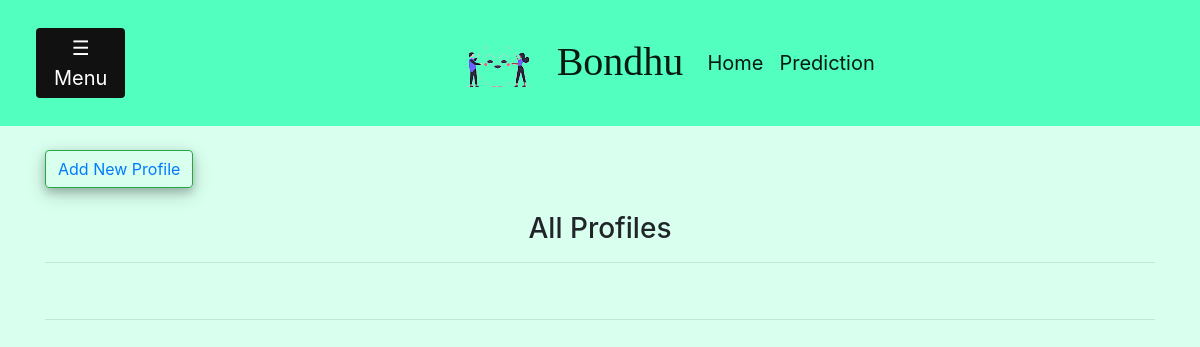
The app's page /, older data.
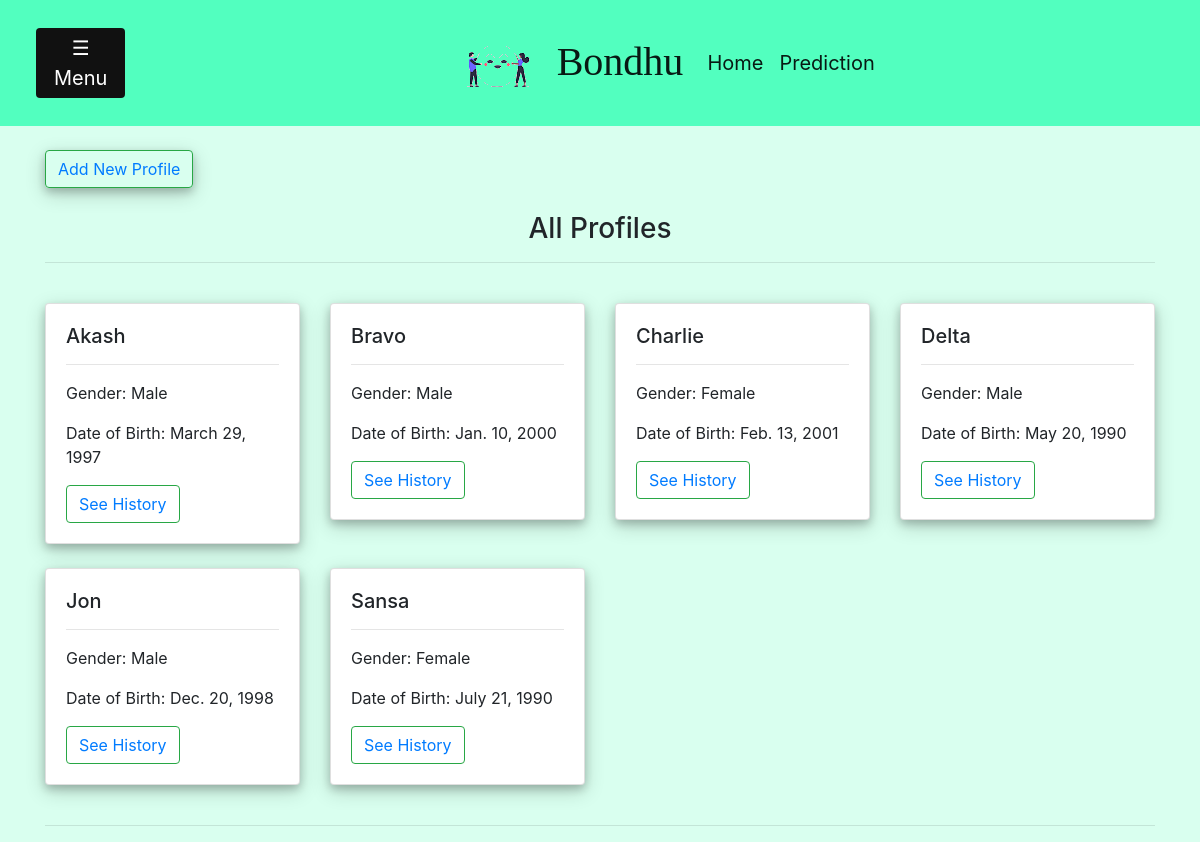
The same page, newer data.
### main/models.py (models this page shows, shortened)
class Profiles(models.Model):
    name = models.CharField(max_length=200,null=True)
    gender = models.CharField(max_length=100,null=True)
    date_of_birth = models.DateField(null=True)

### main/views.py (the view)
# urls.py: 2. Add a URL to urlpatterns:  path('', views.home, name='home')
def home(response):
    ls = Profiles.objects.all()
    return render(response, "main/home.html",{"ls":ls})

### main/templates/main/home.html (shortened to what this page needs)
{% extends 'main/base.html'%}
{% load static %}
{%block content%}
{% include 'module/header.html' %}
<br>
<div class="container">
<button type="button" class="btn btn-outline-success"  style="box-shadow: 0 4px 8px 0 rgba(0, 0, 0, 0.2), 0 6px 20px 0 rgba(0, 0, 0, 0.19);"><a href="/addprofile">
  Add New Profile
</a>
</button>
</div>
<br>
<div class="container">
  <h3 style="text-align: center;">All Profiles</h3>
  <hr>
  <br>
  <div class="row">
      {% for item in ls %}
              <div class="col-md-3">
              <div class="card mb-4"style="box-shadow: 0 4px 8px 0 rgba(0, 0, 0, 0.2), 0 6px 20px 0 rgba(0, 0, 0, 0.19); margin:auto;">
                  <div class="card-body">
                    <h5 class="card-title">{{ item.name | capfirst }}</h5>
                    <hr>
                    <p class="card-text">
                     <p> Gender: {{ item.gender | capfirst }}</p>
                      <p>Date of Birth: {{ item.date_of_birth }}</p>
                    </p>
                    <button class="btn btn-outline-success"><a href='{% url "history" item.id %}'>See History</a> </button>
                  </div>
                </div>
              </div>
      {% endfor %}
  </div>
  <hr>
  </div>
{%endblock%}

### main/templates/main/base.html (shortened to what this page needs)
<!DOCTYPE html>
{% load static %}
<head>
    <link rel="stylesheet" href="https://maxcdn.bootstrapcdn.com/bootstrap/4.0.0/css/bootstrap.min.css">
</head>
<body style="background-color: #d9ffef;">
        {%block content%}
        {% endblock %}
</body>
</html>

### main/templates/module/header.html (shortened to what this page needs)
{% load static %}
<header>
<nav class="navbar navbar-expand-lg navbar-light " style="background-color:#52ffbf;" >
  <div id="main">
    <button class="openbtn" onclick="openNav()">&#9776; Menu</button>
  </div>
<div class="container justify-content-center">
  <a class="navbar-brand" href="/home" style="font-family: Gabriola; font-size:40px ;">
    <img src="{%static 'images/trans_logo.png' %}" alt="">
    Bondhu
    </a>
    <div class="navbar-nav " id="navbarNav">
    <ul class="navbar-nav" style="font-size: 20px;">
      <li class="nav-item active">
        <a class="nav-link" href="/home">Home <span class="sr-only">(current)</span></a>
      </li>
      <li class="nav-item active">
        <a class="nav-link" href="/prediction">Prediction</a>
      </li>
    </ul>
    </div>
</div>
</nav>
</header>

### main/templates/module/header.html (style rules this page uses)
.openbtn { font-size: 20px; cursor: pointer; background-color: #111; color: white; padding: 5px 12px; border: none; border-radius: 4px; }
#main { transition: margin-left .5s; padding: 20px; }

Row changes from the older to the newer data that the page shows:
added Profiles: name "Akash", gender "Male", date_of_birth "March 29, 1997"
added Profiles: name "Bravo", gender "Male", date_of_birth "Jan. 10, 2000"
added Profiles: name "Charlie", gender "Female", date_of_birth "Feb. 13, 2001"
added Profiles: name "Delta", gender "Male", date_of_birth "May 20, 1990"
added Profiles: name "Jon", gender "Male", date_of_birth "Dec. 20, 1998"
added Profiles: name "Sansa", gender "Female", date_of_birth "July 21, 1990"
